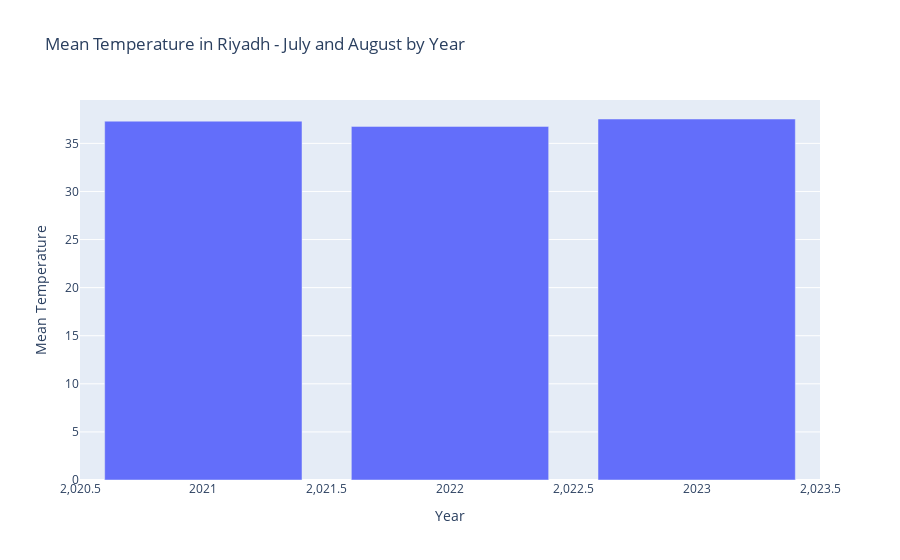

This figure's notebook cell:
### Markdown cell above
The graph shows that the values between approximately 1-39 deggrees and the average of temperature values around 25 degrees.

### Code cell
# Mean Temperature in Riyadh in summer vacation -in July and August
daily_dataframe['Year'] = daily_dataframe['date'].dt.year

# Filter the data for July and August
filtered_df = daily_dataframe[(daily_dataframe['date'].dt.month.isin([7, 8]))]

# Calculate the mean temperature for each year
mean_temp_df = filtered_df.groupby('Year')['temperature_2m_mean'].mean().reset_index()

figure = px.bar(mean_temp_df, x="Year", y="temperature_2m_mean",
                title='Mean Temperature in Riyadh - July and August by Year',
                labels={'temperature_2m_mean': 'Mean Temperature'})
figure.show()

### Figure 1 — Plotly figure (JSON) as saved in the notebook; plotly's stock layout.template omitted (floating-point values rounded to 4 significant figures)
{"data": [{"alignmentgroup": "True", "hovertemplate": "Year=%{x}<br>Mean Temperature=%{y}<extra></extra>", "legendgroup": "", "marker": {"color": "#636efa", "pattern": {"shape": ""}}, "name": "", "offsetgroup": "", "orientation": "v", "showlegend": false, "textposition": "auto", "type": "bar", "x": [2021, 2022, 2023], "xaxis": "x", "y": [37.31, 36.77, 37.53], "yaxis": "y"}], "layout": {"barmode": "relative", "legend": {"tracegroupgap": 0}, "title": {"text": "Mean Temperature in Riyadh - July and August by Year"}, "xaxis": {"anchor": "y", "domain": [0, 1], "title": {"text": "Year"}}, "yaxis": {"anchor": "x", "domain": [0, 1], "title": {"text": "Mean Temperature"}}}}
